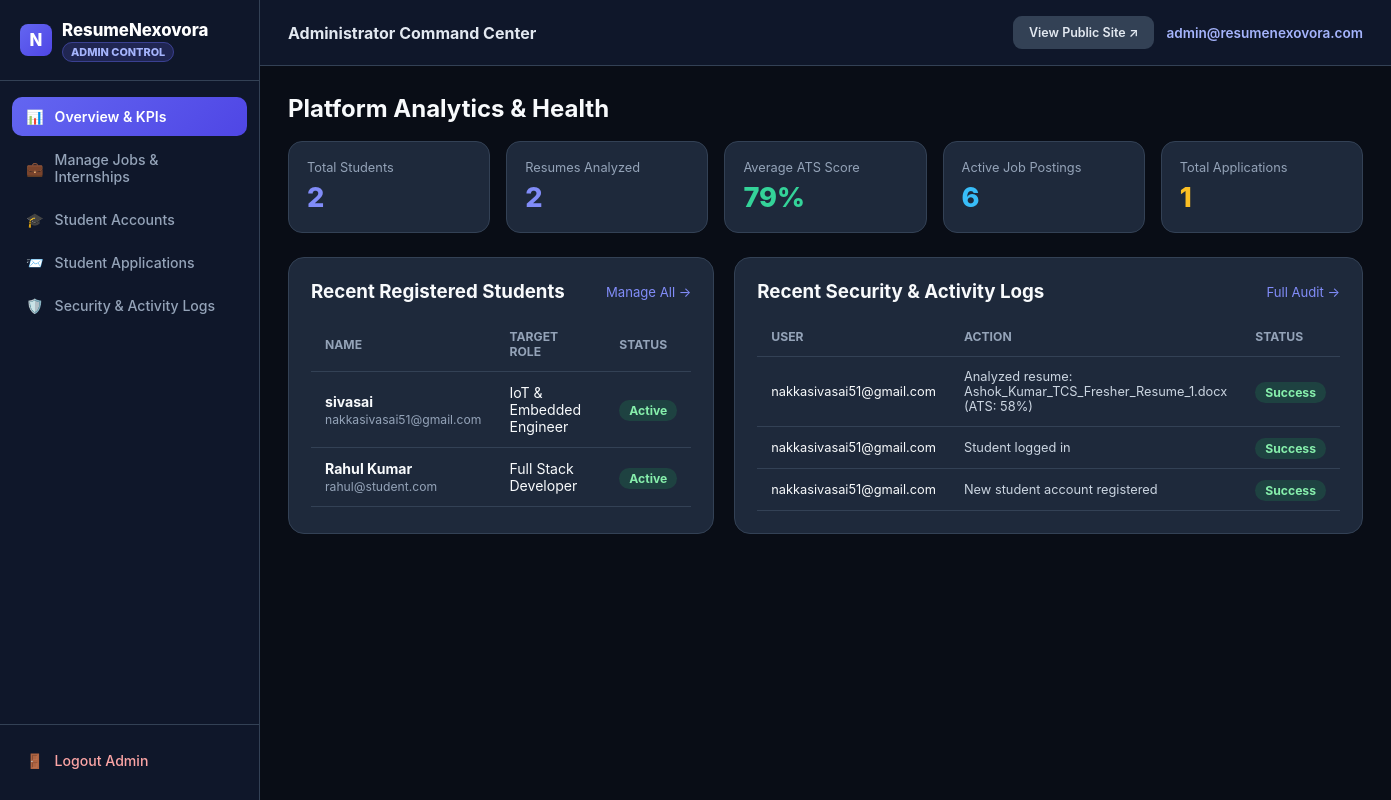
The page /admin/dashboard (signed in) on the database its author committed.
### tables this page shows
CREATE TABLE users (
        id INTEGER PRIMARY KEY AUTOINCREMENT,
        full_name TEXT NOT NULL,
        email TEXT UNIQUE NOT NULL,
        password_hash TEXT NOT NULL,
        role TEXT NOT NULL DEFAULT 'student',
        target_role TEXT DEFAULT 'Full Stack Developer',
        college TEXT DEFAULT 'St. Ann''s College of Engineering & Technology',
        status TEXT DEFAULT 'Active',
        created_at TIMESTAMP DEFAULT CURRENT_TIMESTAMP
    );

CREATE TABLE activity_logs (
        id INTEGER PRIMARY KEY AUTOINCREMENT,
        user_email TEXT NOT NULL,
        role TEXT NOT NULL,
        action TEXT NOT NULL,
        status TEXT DEFAULT 'Success',
        timestamp TIMESTAMP DEFAULT CURRENT_TIMESTAMP
    );

### app.py (the view)
@app.route("/admin/dashboard")
@admin_required
def admin_dashboard():
    conn = get_db()
    total_students = conn.execute("SELECT COUNT(*) FROM users WHERE role = 'student'").fetchone()[0]
    total_resumes = conn.execute("SELECT COUNT(*) FROM resumes").fetchone()[0]
    active_jobs = conn.execute("SELECT COUNT(*) FROM jobs WHERE is_active = 1").fetchone()[0]
    total_apps = conn.execute("SELECT COUNT(*) FROM applications").fetchone()[0]
    avg_ats_row = conn.execute("SELECT AVG(ats_score) FROM resumes").fetchone()[0]
    avg_ats = int(avg_ats_row) if avg_ats_row else 0
    recent_students = conn.execute(
        "SELECT id, full_name, email, target_role, status, created_at FROM users WHERE role = 'student' ORDER BY id DESC LIMIT 5"
    ).fetchall()
    recent_logs = conn.execute(
        "SELECT * FROM activity_logs ORDER BY id DESC LIMIT 8"
    ).fetchall()
    conn.close()
    return render_template(
        "admin/dashboard.html",
        active_page="admin_dashboard",
        total_students=total_students,
        total_resumes=total_resumes,
        active_jobs=active_jobs,
        total_apps=total_apps,
        avg_ats=avg_ats,
        recent_students=recent_students,
        recent_logs=recent_logs
    )

### utils/db_setup.py (called while the page is built)
def get_db():
    conn = sqlite3.connect(Config.DATABASE_PATH)
    conn.row_factory = sqlite3.Row
    return conn

### templates/admin/dashboard.html (shortened to what this page needs)
{% extends "admin/layout.html" %}
{% block content %}
<h2 style="margin-bottom: 18px;">Platform Analytics & Health</h2>
<div class="kpi-grid">
    <div class="kpi-card">
        <div style="font-size: 0.8rem; color: #94a3b8;">Total Students</div>
        <div class="kpi-val">{{ total_students }}</div>
    </div>
    <div class="kpi-card">
        <div style="font-size: 0.8rem; color: #94a3b8;">Resumes Analyzed</div>
        <div class="kpi-val">{{ total_resumes }}</div>
    </div>
    <div class="kpi-card">
        <div style="font-size: 0.8rem; color: #94a3b8;">Average ATS Score</div>
        <div class="kpi-val" style="color: #34d399;">{{ avg_ats }}%</div>
    </div>
    <div class="kpi-card">
        <div style="font-size: 0.8rem; color: #94a3b8;">Active Job Postings</div>
        <div class="kpi-val" style="color: #38bdf8;">{{ active_jobs }}</div>
    </div>
    <div class="kpi-card">
        <div style="font-size: 0.8rem; color: #94a3b8;">Total Applications</div>
        <div class="kpi-val" style="color: #fbbf24;">{{ total_apps }}</div>
    </div>
</div>
<div style="display: grid; grid-template-columns: 1fr 1fr; gap: 20px;">
    <div class="card">
        <div style="display: flex; justify-content: space-between; align-items: center; margin-bottom: 14px;">
            <h3>Recent Registered Students</h3>
            <a href="{{ url_for('admin_users') }}" style="color: #818cf8; font-size: 0.82rem; text-decoration: none;">Manage All →</a>
        </div>
        <table class="data-table">
            <thead>
                <tr>
                    <th>Name</th>
                    <th>Target Role</th>
                    <th>Status</th>
                </tr>
            </thead>
            <tbody>
                {% for s in recent_students %}
                  <tr>
                      <td>
                          <strong>{{ s['full_name'] }}</strong><br>
                          <span style="font-size: 0.76rem; color: #94a3b8;">{{ s['email'] }}</span>
                      </td>
                      <td>{{ s['target_role'] }}</td>
                      <td>
                          <span class="{% if s['status'] == 'Active' %}badge-ok{% else %}badge-fail{% endif %}">{{ s['status'] }}</span>
                      </td>
                  </tr>
                {% endfor %}
            </tbody>
        </table>
    </div>
    <div class="card">
        <div style="display: flex; justify-content: space-between; align-items: center; margin-bottom: 14px;">
            <h3>Recent Security & Activity Logs</h3>
            <a href="{{ url_for('admin_logs') }}" style="color: #818cf8; font-size: 0.82rem; text-decoration: none;">Full Audit →</a>
        </div>
        <table class="data-table">
            <thead>
                <tr>
                    <th>User</th>
                    <th>Action</th>
                    <th>Status</th>
                </tr>
            </thead>
            <tbody>
                {% for log in recent_logs %}
                  <tr>
                      <td style="font-size: 0.8rem;">{{ log['user_email'] }}</td>
                      <td style="font-size: 0.8rem; color: #cbd5e1;">{{ log['action'] }}</td>
                      <td>
                          <span class="{% if log['status'] == 'Success' %}badge-ok{% else %}badge-fail{% endif %}">{{ log['status'] }}</span>
                      </td>
                  </tr>
                {% endfor %}
            </tbody>
        </table>
    </div>
</div>
{% endblock %}

### static/css/admin.css (style rules this page uses)
:root { --bg-dark: #090d16; --sidebar-bg: #0f172a; --card-bg: #1e293b; --border: #334155; --accent: #6366f1; --accent-hover: #4f46e5; --text-main: #f8fafc; --text-muted: #94a3b8; }
* { box-sizing: border-box; margin: 0; padding: 0; }
body { font-family: 'Plus Jakarta Sans', 'Inter', -apple-system, BlinkMacSystemFont, 'Segoe UI', Roboto, sans-serif; background: var(--bg-dark); color: var(--text-main); display: flex; min-height: 100vh; }
.kpi-grid { display: grid; grid-template-columns: repeat(5, 1fr); gap: 16px; margin-bottom: 24px; }
.kpi-card { background: var(--card-bg); border: 1px solid var(--border); border-radius: 14px; padding: 18px; }
.kpi-val { font-size: 1.7rem; font-weight: 800; color: #818cf8; margin-top: 6px; }
.card { background: var(--card-bg); border: 1px solid var(--border); border-radius: 16px; padding: 22px; margin-bottom: 22px; }
table.data-table { width: 100%; border-collapse: collapse; font-size: 0.88rem; }
table.data-table th, table.data-table td { padding: 12px 14px; text-align: left; border-bottom: 1px solid var(--border); }
table.data-table th { color: var(--text-muted); font-size: 0.76rem; text-transform: uppercase; }
.badge-ok { background: rgba(34, 197, 94, 0.16); color: #86efac; padding: 3px 10px; border-radius: 999px; font-size: 0.76rem; font-weight: 700; }

### rows shown on the page
users: full_name "sivasai", email "nakkasivasai51@gmail.com", target_role "IoT & Embedded Engineer", status "Active"
users: full_name "Rahul Kumar", email "rahul@student.com", target_role "Full Stack Developer", status "Active"
activity_logs: user_email "nakkasivasai51@gmail.com", action "Analyzed resume: Ashok_Kumar_TCS_Fresher_Resume_1.docx (ATS: 58%)", status "Success"
activity_logs: user_email "nakkasivasai51@gmail.com", action "Student logged in", status "Success"
activity_logs: user_email "nakkasivasai51@gmail.com", action "New student account registered", status "Success"

### other values the page prints
{{ session.get('user_email') }} "admin@resumenexovora.com"
{{ total_students }} "2"
{{ total_resumes }} "2"
{{ avg_ats }} "79"
{{ active_jobs }} "6"
{{ total_apps }} "1"
